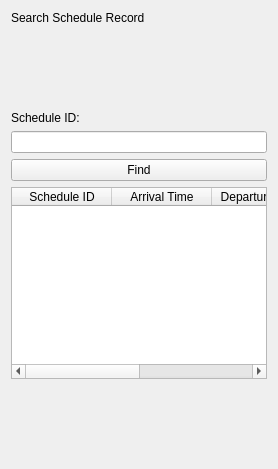
             <widget class="QWidget" name="SearchSchedulePage">
              <layout class="QVBoxLayout" name="verticalLayout_29">
               <item>
                <widget class="QLabel" name="label_52">
                 <property name="text">
                  <string>Search Schedule Record</string>
                 </property>
                </widget>
               </item>
               <item>
                <spacer name="verticalSpacer_31">
                 <property name="orientation">
                  <enum>Qt::Vertical</enum>
                 </property>
                 <property name="sizeHint" stdset="0">
                  <size>
                   <width>20</width>
                   <height>80</height>
                  </size>
                 </property>
                </spacer>
               </item>
               <item>
                <widget class="QLabel" name="label_53">
                 <property name="text">
                  <string>Schedule ID:</string>
                 </property>
                </widget>
               </item>
               <item>
                <widget class="QLineEdit" name="lineEdit_32"/>
               </item>
               <item>
                <widget class="QPushButton" name="pushButton_40">
                 <property name="text">
                  <string>Find</string>
                 </property>
                </widget>
               </item>
               <item>
                <widget class="QTableWidget" name="tableWidget_8">
                 <attribute name="horizontalHeaderStretchLastSection">
                  <bool>true</bool>
                 </attribute>
                 <column>
                  <property name="text">
                   <string>Schedule ID</string>
                  </property>
                 </column>
                 <column>
                  <property name="text">
                   <string>Arrival Time</string>
                  </property>
                 </column>
                 <column>
                  <property name="text">
                   <string>Departure Time</string>
                  </property>
                 </column>
                 <column>
                  <property name="text">
                   <string>Bus Name</string>
                  </property>
                 </column>
                </widget>
               </item>
               <item>
                <spacer name="verticalSpacer_32">
                 <property name="orientation">
                  <enum>Qt::Vertical</enum>
                 </property>
                 <property name="sizeHint" stdset="0">
                  <size>
                   <width>20</width>
                   <height>79</height>
                  </size>
                 </property>
                </spacer>
               </item>
              </layout>
             </widget>
